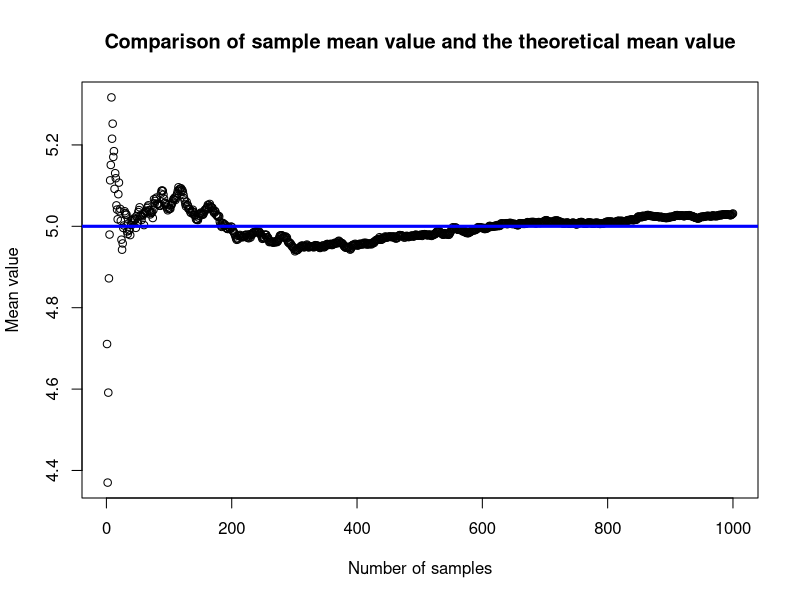
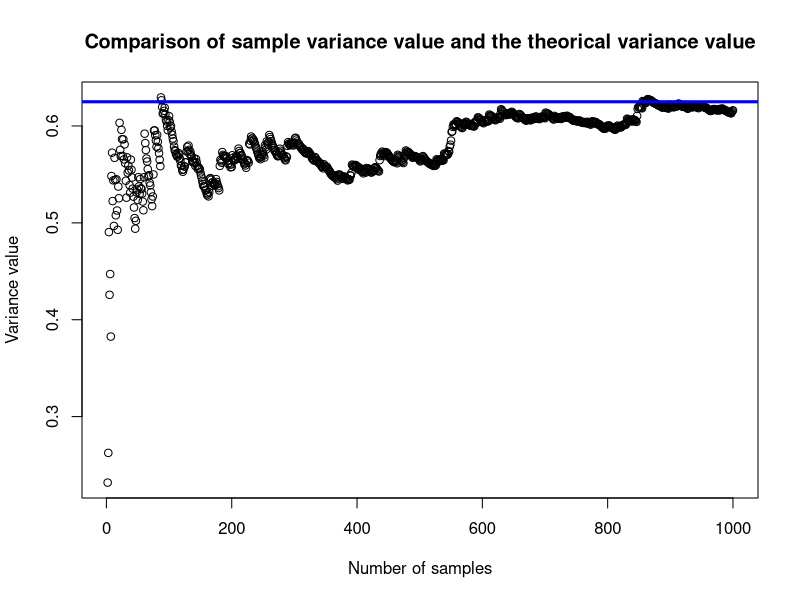
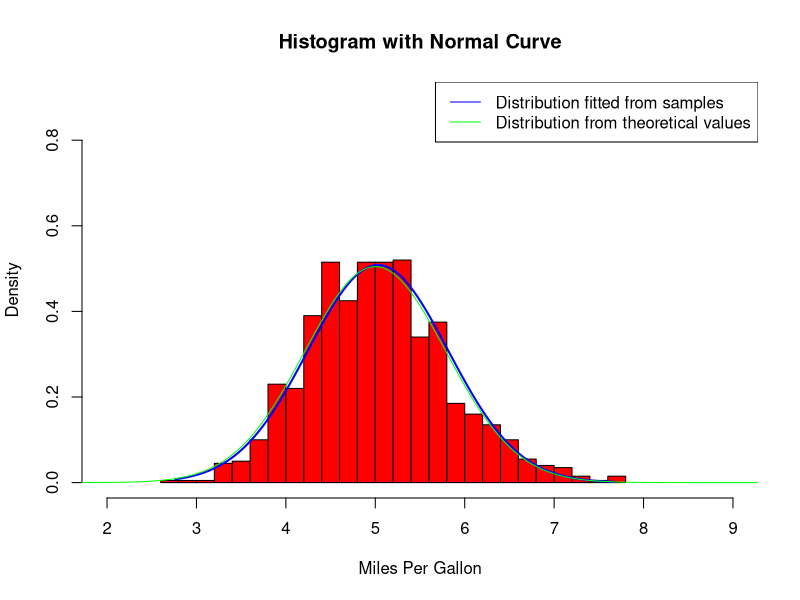

These figures' R source, in order:
## ---- chunk 1
lambda <- 0.2
mns = NULL
n <- 1000
for (i in 1 : 1000) mns = c(mns, mean(rexp(40, lambda)))
## ---- chunk 2
means <- cumsum(mns)/(1:n)
plot(seq(1:n),means,main="Comparison of sample mean value and the theoretical mean value", 
  xlab="Number of samples", ylab="Mean value")
abline(5,0, col = "blue", lwd = 3)
## ---- chunk 3
theortical_mean <- 1/lambda
mean(mns) - theortical_mean
## ---- chunk 4
sample_variance <- seq(1,n)
for(i in seq(1,n)){
  sample_variance[i] <- sd(mns[seq(1,i)])^2
}


theortical_variance <- (1/lambda/sqrt(40))^2
plot(seq(1:n),sample_variance,
     main="Comparison of sample variance value and the theorical variance value", 
 xlab="Number of samples", ylab="Variance value")
abline(theortical_variance,0, col = "blue", lwd = 3)
## ---- chunk 5
h<-hist(mns, prob=TRUE, breaks=20, col="red", xlab="Miles Per Gallon",
   main="Histogram with Normal Curve", xlim = c(2,9), ylim = c(0,0.9))
xfit<-seq(min(mns),max(mns),length=400)
yfit<-dnorm(xfit,mean=mean(mns),sd=sd(mns))
lines(xfit, yfit, col="blue", lwd=2) 
x <- seq(0,20,length.out=1000) 
lines(x,dnorm(x,theortical_mean,sqrt(theortical_variance)),col="green")
legend("topright",col = c("blue",'green'), 
       c("Distribution fitted from samples", "Distribution from theoretical values"),
       lwd = 1)
